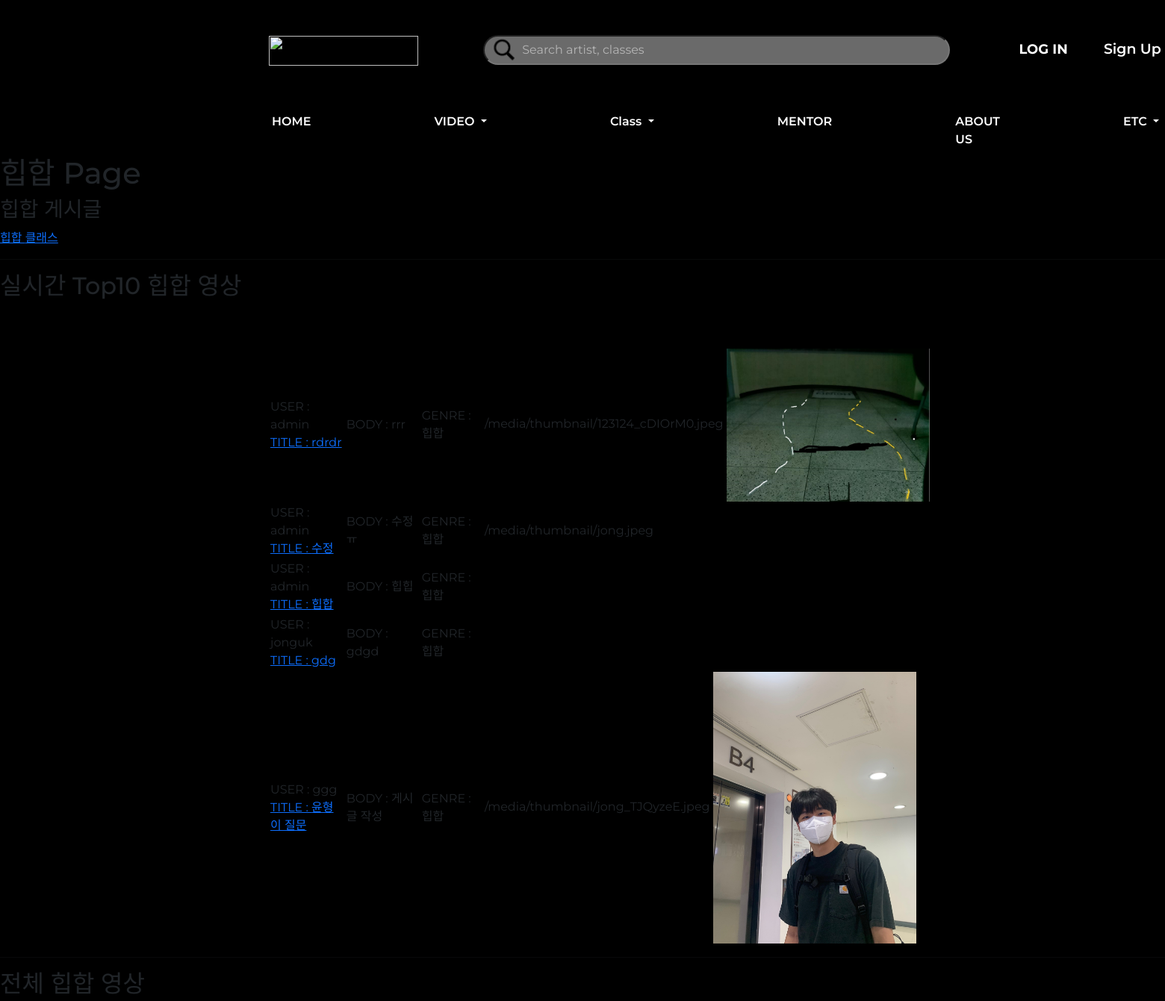
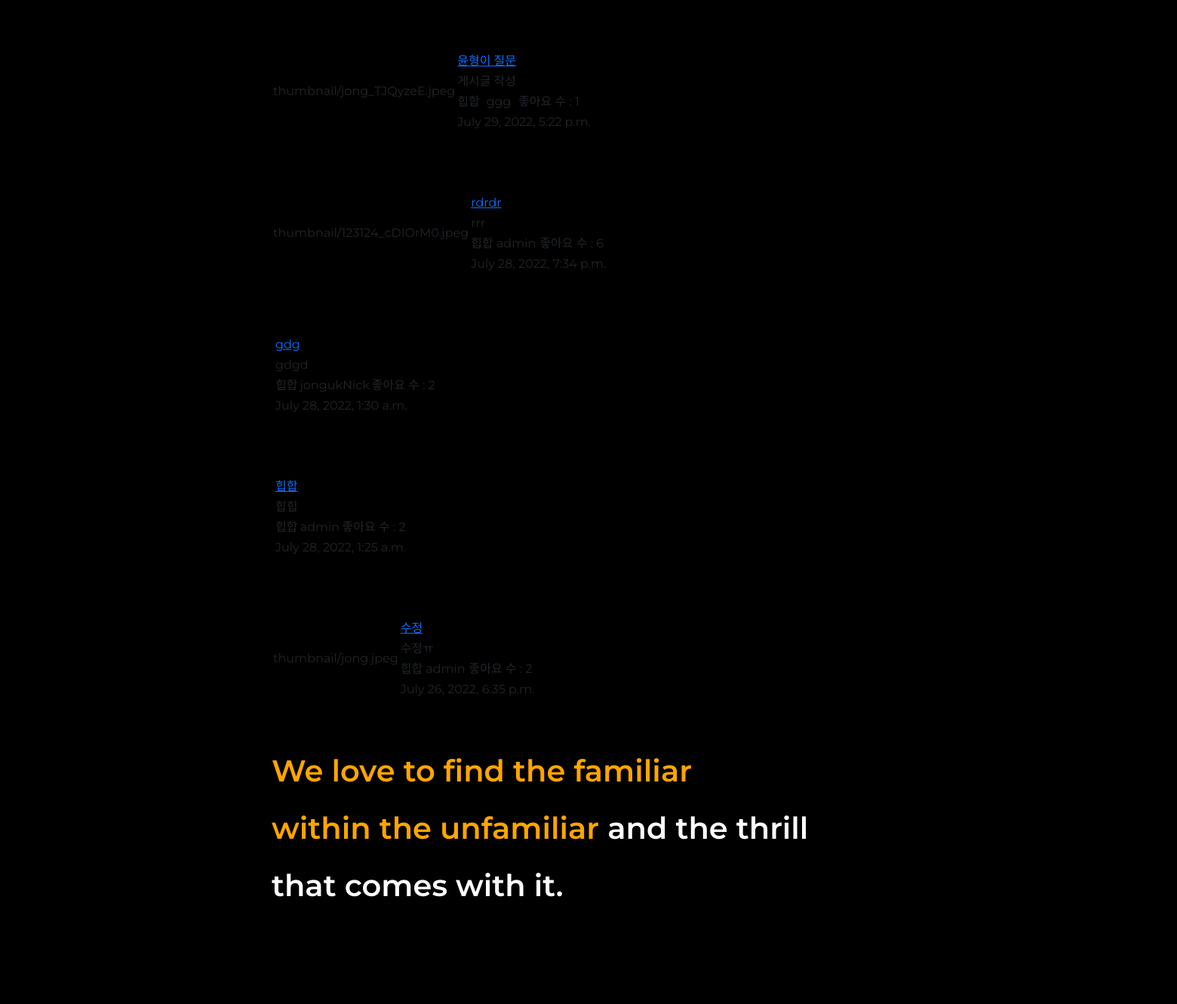
Screenshot of /genre?genre_id=1 with the database file from the repository (2 pictures, top to bottom).
### danceapp/models.py (models this page shows, shortened)
class Genre(models.Model):
    id = models.AutoField(primary_key=True, null=False) # pk
    name = models.CharField(max_length=20) # 장르 이름
    def __str__(self):
        return self.name

class Post(models.Model):
    userId = models.ForeignKey(userProfile, on_delete=models.CASCADE) # 회원ID # User 모델의 pk를 가져옴
    title = models.CharField(max_length=200) # 제목
    body = models.TextField() # 게시물 설명
    uploadDate = models.DateTimeField(auto_now_add=True) # 처음 업로드 시간
    updateDate = models.DateTimeField(auto_now=True) # 수정 시간
    photo = models.ImageField(blank=True, null=True, upload_to='thumbnail') # 썸네일 # upload_to : static/blog_photo 로 저장해줘
    video = models.FileField(blank=True, null=True, upload_to='video') # 배포시에는 models.FilePathField()사용
    genreName = models.ForeignKey(Genre, null=True, on_delete=models.CASCADE) # 장르
    likes_user = models.ManyToManyField(userProfile, related_name='likes', blank=True) # 좋아요 누른 사람
    likes_count = models.PositiveIntegerField(default=0) # 좋아요 개수
    hits = models.PositiveIntegerField(default=0) # 조회수

### accounts/models.py (models this page shows)
class userProfile(AbstractUser):
    nickname = models.CharField(max_length=50, null=True, blank=True) # 실제 이름
    danceSkill = models.CharField(max_length=10 ,null=True, blank=True) # 상 중 하
    phoneNum = models.IntegerField(null=True, blank=True) # 핸드폰 번호
    gender = models.CharField(max_length=10 ,null=True, blank=True) # 성별
    createdAt = models.DateTimeField(auto_now_add=True) # 생성 일자
    birth = models.DateField(null=True, blank=True) # 생년월일
    profilephoto = models.ImageField(blank=True, null=True, upload_to='profilephoto') # 프사
    def __str__(self):
        return self.username

### danceapp/views.py (the view)
# urls.py: path('genre', views.genre_post, name='genre_post'),
def genre_post(request):
    genre_id = request.GET.get('genre_id', None)
    genre = Genre.objects.get(id=int(genre_id))
    posts = Post.objects.filter().order_by('-uploadDate')
    likes_top = Post.objects.filter(genreName=int(genre_id)).order_by('-likes_count')
    comment_form = CommentForm()
    context = {
        'genre':genre,
        'posts':posts,
        'comment_form':comment_form,
        'likes_top':likes_top,
    }
    return render(request, 'genre_post.html', context)

### danceapp/forms.py
class CommentForm(forms.ModelForm):
    class Meta:
        model = Comment
        fields = ['comment']
    def __init__(self, *args, **kwargs):
        super(CommentForm, self).__init__(*args, **kwargs)
        self.fields['comment'].widget.attrs = {
            'class': 'form-control',
            'placeholder': "댓글 입력",
            'rows':1
        }

### danceapp/templates/genre_post.html (shortened to what this page needs)
{% extends 'base.html' %}
{% block content %}
{% load static %}
<h1>{{ genre.name }} Page</h1>
<h3>{{ genre.name }} 게시글</h3>
<a href="{% url 'genre_course' %}?genre_id={{genre.id}}">{{ genre.name}} 클래스</a>
<hr>
<h2>실시간 Top10 {{ genre.name }} 영상</h2>
<table border="1">
    {% for like_top in likes_top %}
    <tr>
        <td>USER : {{ like_top.userId }}<a href="{% url 'post_detail' like_top.id %}"><br>
            TITLE : {{ like_top.title }}</a></td>
        <td>BODY : {{ like_top.body }}</td>
        <td>GENRE : {{ like_top.genreName }}</td>
        <td>
            {% if like_top.photo %}
            {{ like_top.photo.url }}
            <img src="{{ like_top.photo.url }}" alt="" width="30%">
            {% endif %}
        </td>
    </tr>
    {% endfor %}
</table>
<hr>
<h2>전체 {{ genre.name }} 영상</h2>
<div class="main1">
    {% for post in posts %}
    {% if post.genreName.name == genre.name %}
    <div>
        <table>
            <tr>
                <td rowspan="4">{{ post.photo }}</td>
                <td colspan="3"><a href="{% url 'post_detail' post.id %}">{{ post.title }}</a></td>
            </tr>
            <tr>
                <td colspan="3">{{ post.body }}</td>
            </tr>
            <tr>
                <td>{{ post.genreName.name }}</td>
                <td>{{ post.userId.nickname }}</td>
                <td>
                    <form action="{% url 'likes' post.id %}" method="POST">
                        좋아요 수 : {{ post.likes_count }}
                    </form>
                </td>
            </tr>
            <tr>
                <td colspan="3">{{ post.uploadDate }}</td>
            </tr>
        </table>
    </div>
    {% endif %}
    {% endfor %}
</div>
{% endblock %}

### static/css/index.css (style rules this page uses)
* { font-family : 'Montserrat'; }
#body { background-color: black; }
table { margin-top:63px; margin-left:360px; }
table { border-collapse: collapse; background-color: black; }
td { margin:0px 10px 20px 10px; }

### danceapp/templates/genre_post.html (style rules this page uses)
table { border: 1px solid black; }
td, th { border: 1px solid black; }
.main1 { display: grid; grid-template-columns: repeat(1, 1fr); grid-gap: 1rem; grid-auto-rows: minmax(10em, auto); justify-items: start; width: 100%; }

### rows the page displays
Genre: name "힙합"
Post: userId "admin", title "rdrdr", body "rrr", genreName "힙합", photo "/media/thumbnail/123124_cDIOrM0.jpeg", photo (picture), photo "thumbnail/123124_cDIOrM0.jpeg", genreName.name "힙합", userId.nickname "admin", likes_count "6", uploadDate "July 28, 2022, 7:34 p.m."
Post: userId "admin", title "수정", body "수정ㅠ", genreName "힙합", photo "/media/thumbnail/jong.jpeg", photo "thumbnail/jong.jpeg", genreName.name "힙합", userId.nickname "admin", likes_count "2", uploadDate "July 26, 2022, 6:35 p.m."
Post: userId "admin", title "힙합", body "힙힙", genreName "힙합", genreName.name "힙합", userId.nickname "admin", likes_count "2", uploadDate "July 28, 2022, 1:25 a.m."
Post: userId "jonguk", title "gdg", body "gdgd", genreName "힙합", genreName.name "힙합", userId.nickname "jongukNick", likes_count "2", uploadDate "July 28, 2022, 1:30 a.m."
Post: userId "ggg", title "윤형이 질문", body "게시글 작성", genreName "힙합", photo "/media/thumbnail/jong_TJQyzeE.jpeg", photo (picture), photo "thumbnail/jong_TJQyzeE.jpeg", genreName.name "힙합", userId.nickname "ggg", likes_count "1", uploadDate "July 29, 2022, 5:22 p.m."
